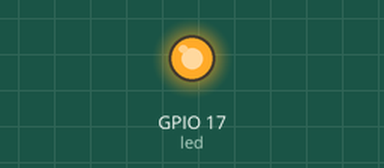
Recording of a program running on a simulated Raspberry Pi (BCM pin numbers). On the bench: output pins drawn as LEDs (lit = HIGH). At 12.0 s the program stops and its outputs stay as they are.

Above: at 0.7 s.
At 3.5 s:
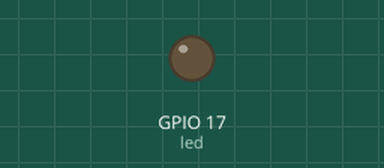
Timing chart, 0 to 5.2 s (numbered marks = the images above):
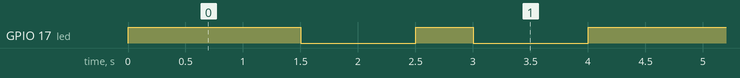

Measured:
- by itself, GPIO 17 (led): repeats every 4.0 s: LOW 1.0 s, HIGH 0.50 s, LOW 1.0 s, HIGH 1.5 s
- by itself, everything shown: repeats every 4.0 s, in 4 steps

The program:

led.py
```python
from gpiozero import LED
from time import sleep

led = LED(17)

def dash():
	led.on()
	sleep(1.5)
	led.off()
	sleep(1)


def dot():
    led.on()
    sleep(0.5)
    led.off()
    sleep(1)

dash()
dot()
dash()
dot()
dash()
dot()
```
